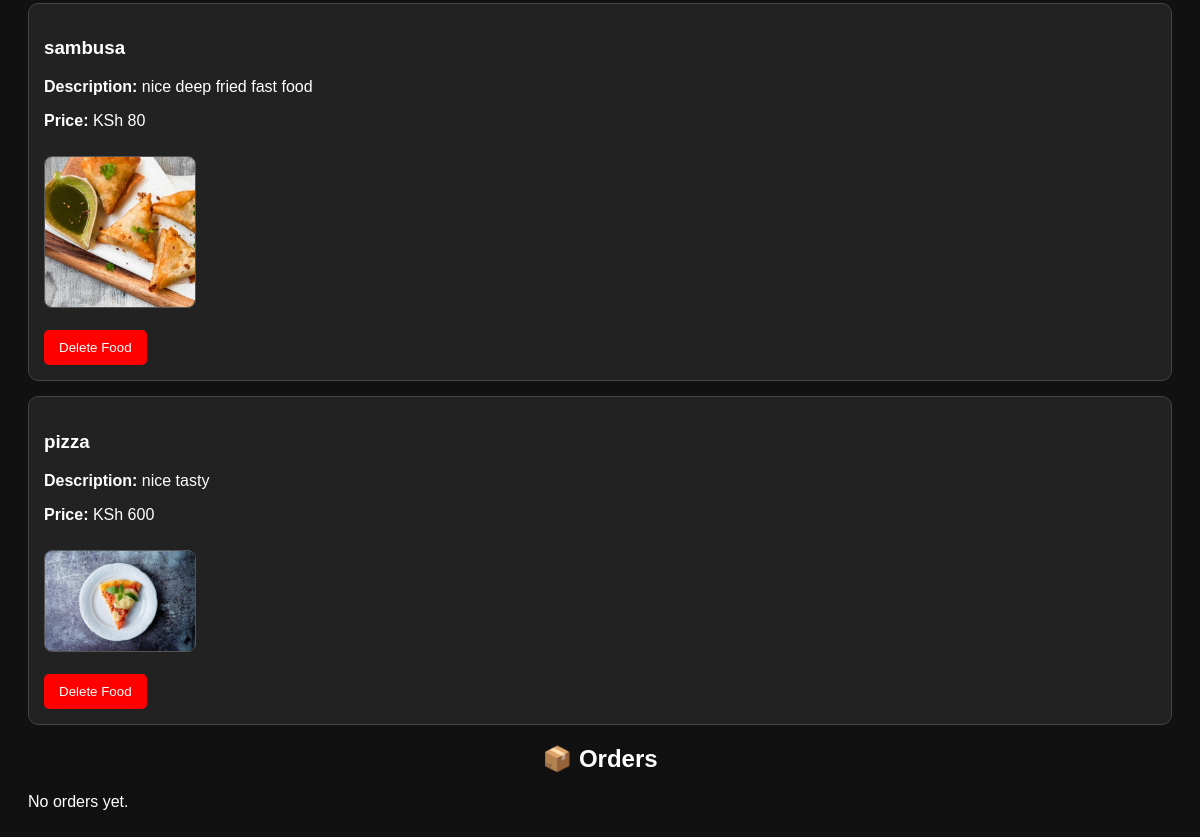
The page /admin-dashboard/ (signed in, lower part) on the database as committed earlier.
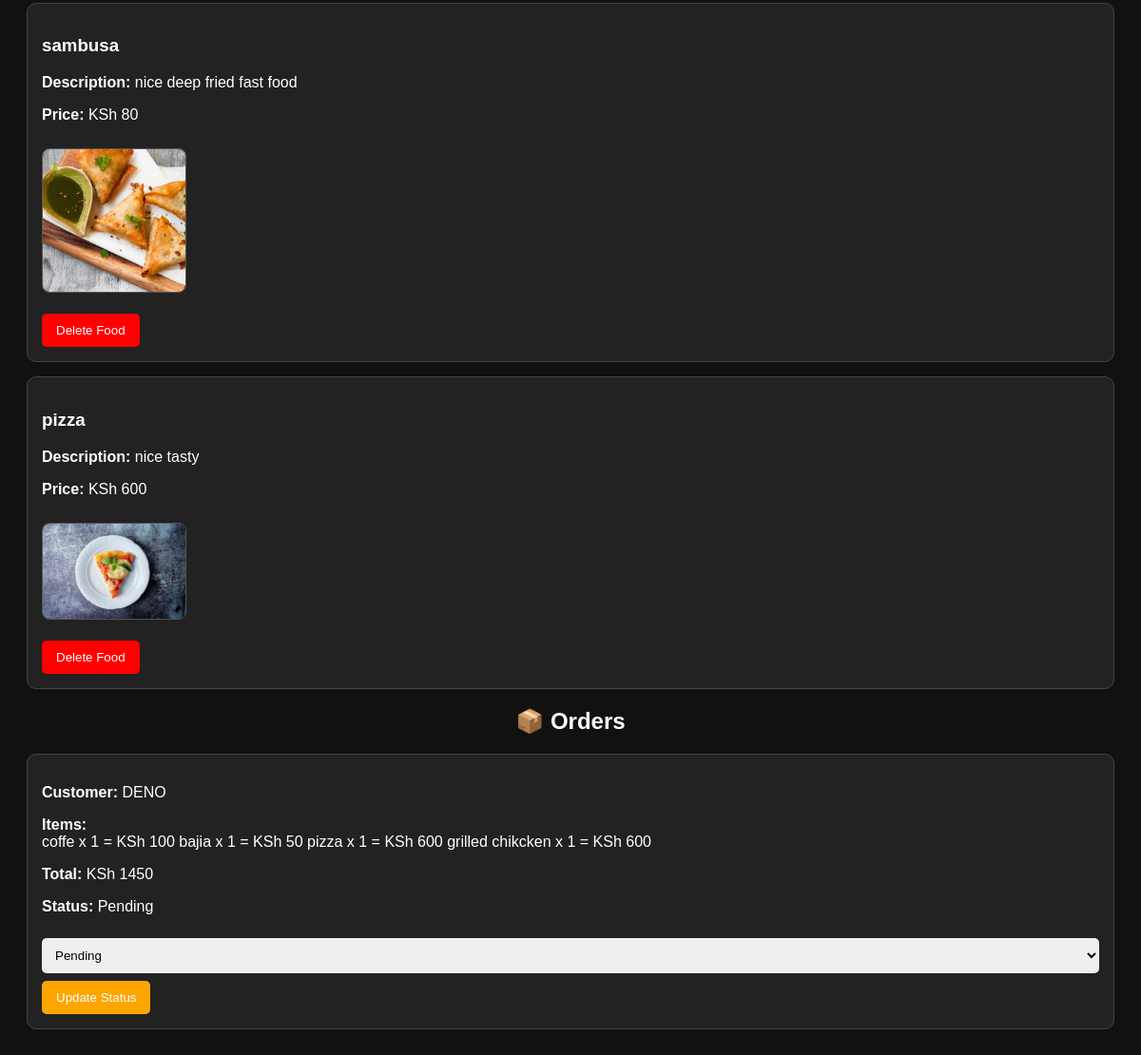
The same page on the database as committed later.
### menu/models.py (models this page shows, shortened)
class Food(models.Model):
    name = models.CharField(max_length=100)
    description = models.TextField(blank=True)
    price = models.IntegerField()
    image = models.ImageField(upload_to='foods/', null=True, blank=True)

class Order(models.Model):
    STATUS_CHOICES = [
        ('Pending', 'Pending'),
        ('Preparing', 'Preparing'),
        ('On the way', 'On the way'),
        ('Delivered', 'Delivered'),
    ]
    user = models.ForeignKey(User, on_delete=models.CASCADE)
    items_text = models.TextField()
    total_price = models.IntegerField()
    status = models.CharField(
        max_length=20,
        choices=STATUS_CHOICES,
        default='Pending'
    )
    created_at = models.DateTimeField(auto_now_add=True)

### menu/views.py (the view, shortened to what this page needs)
# urls.py: path('admin-dashboard/', views.admin_dashboard, name='admin_dashboard'),
@login_required
def admin_dashboard(request):
    if not request.user.is_staff:
        return redirect('home')
    foods = Food.objects.all()
    orders = Order.objects.all().order_by('-created_at')
    users = User.objects.all()
    return render(request, 'menu/admin_dashboard.html', {
        'foods': foods,
        'orders': orders,
        'users': users
    })

### menu/templates/menu/admin_dashboard.html (shortened to what this page needs)
<!DOCTYPE html>
<html>
<head>
</head>
<body>
{% if foods %}
    {% for food in foods %}
        <div class="box">
            <h3>{{ food.name }}</h3>
            <p><strong>Description:</strong> {{ food.description }}</p>
            <p><strong>Price:</strong> KSh {{ food.price }}</p>
            {% if food.image %}
                <img src="{{ food.image.url }}" width="150">
            {% else %}
                <p>No image uploaded.</p>
            {% endif %}
            <br><br>
            <a href="{% url 'delete_food' food.id %}"
               onclick="return confirm('Are you sure you want to delete this food?');">
                <button class="btn" style="background:red;">
                    Delete Food
                </button>
            </a>
        </div>
    {% endfor %}
{% else %}
    <p>No food items yet.</p>
{% endif %}
<h2>📦 Orders</h2>
{% if orders %}
    {% for order in orders %}
        <div class="box">
            <p><strong>Customer:</strong> {{ order.user.username }}</p>
            <p><strong>Items:</strong><br>{{ order.items_text }}</p>
            <p><strong>Total:</strong> KSh {{ order.total_price }}</p>
            <p><strong>Status:</strong> {{ order.status }}</p>
            <form method="POST" action="{% url 'update_order' order.id %}">
                <select name="status">
                    <option value="Pending">Pending</option>
                </select>
                <button class="btn" type="submit">Update Status</button>
            </form>
        </div>
    {% endfor %}
{% else %}
    <p>No orders yet.</p>
{% endif %}
</body>
</html>

Rows that differ between the two databases and show on the page:
added Order: user.username "DENO", items_text "coffe x 1 = KSh 100 bajia x 1 = KSh 50 pizza x 1 = KSh 600 grilled chikcken x 1 = KSh 600", total_price "1450", status "Pending"
Other text that changed with them:
text no longer shown: "No orders yet."
